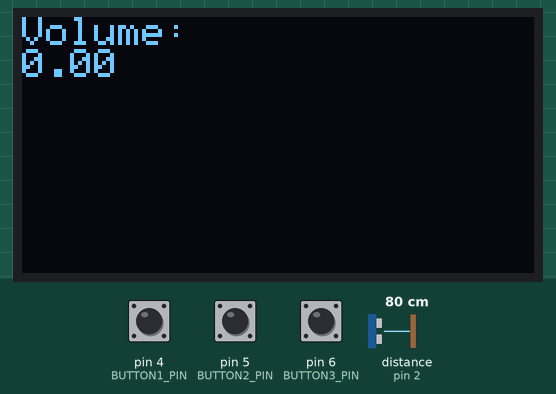
Recording of a sketch running on a simulated Arduino Uno, built with avr-gcc and run on an emulated ATmega328P. Shown: 128×64 one-colour display. Inputs (shaded band) come from the test bench; at power-on: pin 6 (BUTTON3_PIN) HIGH, pin 5 (BUTTON2_PIN) HIGH, pin 4 (BUTTON1_PIN) HIGH, distance to the obstacle (sensor on pin 2) 80 cm. The echo pulse lasts 58.3 µs per cm; the local clock reads 2024-03-15 10:24:30 at power-on unless the sketch sets it; what the sketch prints to the serial monitor is not drawn.

Above: at 1.2 s.
1.3 s: pin 6 (BUTTON3_PIN) pulled LOW for 0.15 s
At 1.8 s:
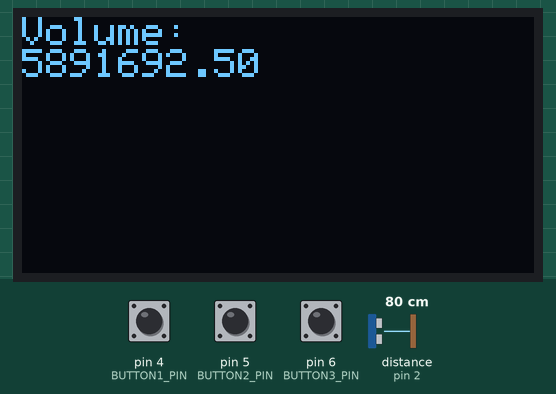
2.9 s: pin 5 (BUTTON2_PIN) pulled LOW for 0.15 s
At 4.1 s:
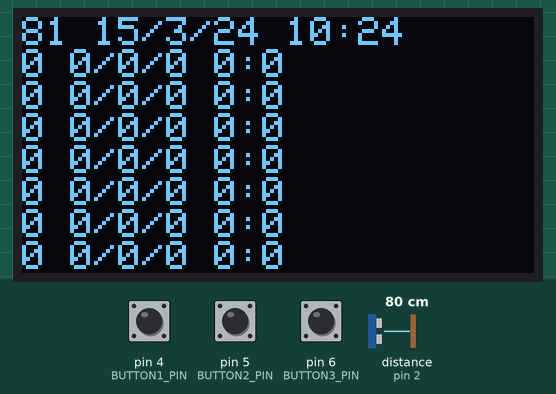
4.5 s: pin 5 (BUTTON2_PIN) pulled LOW for 1 s
At 5.8 s:
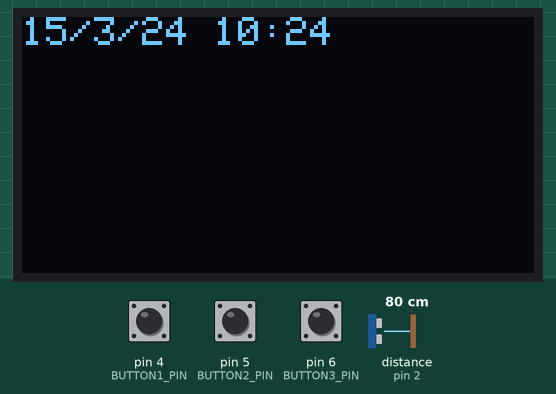
7.0 s: pin 5 (BUTTON2_PIN) pulled LOW for 3.2 s
At 7.7 s:
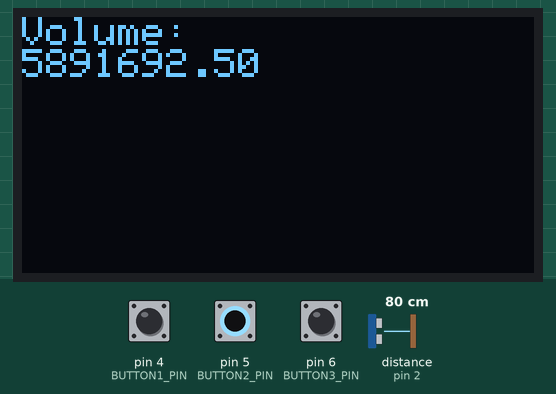
Timing chart, 0 to 10.0 s (numbered marks = the images above; inputs shaded):
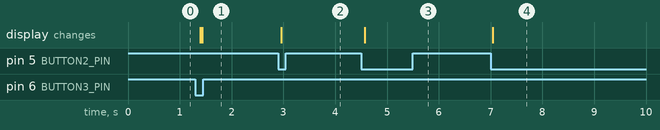

The sketch:

HERVE.ino
```cpp
#include <Wire.h>
#include <Adafruit_GFX.h>
#include <Adafruit_SSD1306.h>
#include <DS3231.h>
#include <NewPing.h>
#include <math.h> // Bibliothèque pour utiliser la constante pi

// Définition des dimensions de l'écran OLED
#define SCREEN_WIDTH 128 // Largeur de l'écran OLED en pixels
#define SCREEN_HEIGHT 64 // Hauteur de l'écran OLED en pixels
#define OLED_RESET -1 // Numéro de la broche de réinitialisation (ou -1 si elle partage la broche de réinitialisation de l'Arduino)

Adafruit_SSD1306 display(SCREEN_WIDTH, SCREEN_HEIGHT, &Wire, OLED_RESET);

DS3231 myRTC; // Objet pour le module d'horloge en temps réel

// Définition des broches pour le capteur à ultrasons
#define TRIGGER_PIN 3  // Broche Arduino connectée à la broche de déclenchement du capteur à ultrasons
#define ECHO_PIN 2  // Broche Arduino connectée à la broche d'écho du capteur à ultrasons
#define MAX_DISTANCE 200 // Distance maximale que nous voulons mesurer (en centimètres). La distance maximale du capteur est évaluée à 400-500cm

NewPing sonar(TRIGGER_PIN, ECHO_PIN, MAX_DISTANCE); // Configuration de NewPing avec les broches et la distance maximale

// Définition des broches pour les boutons
#define BUTTON1_PIN 4 // Broche Arduino connectée au bouton de réglage de l'heure et de la date
#define BUTTON2_PIN 5 // Broche Arduino connectée au bouton de changement d'affichage
#define BUTTON3_PIN 6 // Broche Arduino connectée au bouton de mesure immédiate du niveau d'eau

// Énumération pour les différents modes de réglage de l'horloge
enum Mode {MODE_NORMAL, MODE_SET_HOUR, MODE_SET_MINUTE, MODE_SET_DAY, MODE_SET_MONTH, MODE_SET_YEAR};
Mode mode = MODE_NORMAL;

// Variables pour le réglage de l'heure
unsigned long lastButtonPressTime = 0;
int prevButton1State = HIGH;
int prevButton2State = HIGH;
int prevButton3State = HIGH;
unsigned long button1PressStart = 0;
bool button1LongPressHandled = false;
int setHour = 0, setMinute = 0, setDay = 1, setMonth = 1, setYear = 2013;

// Variables pour la mesure de la distance
unsigned long lastMeasurementTime = 0;
#define MEASUREMENT_INTERVAL (12UL * 60UL * 60UL * 1000UL) // Intervalle de mesure en millisecondes (12 heures)

// Structure pour stocker les mesures
struct Measurement {
  int distance; // Distance mesurée
  float volume; // Volume calculé
  int hour, minute, day, month, year; // Date et heure de la mesure
};

Measurement measurements[10]; // Tableau pour stocker les 10 dernières mesures

// Énumération pour les différents modes d'affichage
enum DisplayMode {DISPLAY_VOLUME, DISPLAY_HISTORY, DISPLAY_TIME};
DisplayMode displayMode = DISPLAY_VOLUME;

// Calcul du volume
#include "src/volume.h"

void setup() {
  Serial.begin (9600); // Commencer la communication série à 9600 bauds
  Wire.begin(); // Commencer la communication avec le module d'horloge en temps réel
  display.begin(SSD1306_SWITCHCAPVCC, 0x3C);  // Initialiser l'écran OLED avec l'adresse I2C 0x3C (pour le 128x64)

  pinMode(BUTTON1_PIN, INPUT_PULLUP); // Définir la broche du bouton comme entrée avec résistance de rappel interne
  pinMode(BUTTON2_PIN, INPUT_PULLUP); // Définir la broche du bouton comme entrée avec résistance de rappel interne
  pinMode(BUTTON3_PIN, INPUT_PULLUP); // Définir la broche du bouton comme entrée avec résistance de rappel interne
}

void loop() {
  int button1State = digitalRead(BUTTON1_PIN);
  int button2State = digitalRead(BUTTON2_PIN);
  int button3State = digitalRead(BUTTON3_PIN);

  // Mesure de la distance si l'intervalle est écoulé ou si le bouton 3 vient d'
  // être pressé
  if (millis() - lastMeasurementTime >= MEASUREMENT_INTERVAL ||
      (button3State == LOW && prevButton3State == HIGH && mode == MODE_NORMAL)) {
    lastMeasurementTime = millis();
    if (button3State == LOW && prevButton3State == HIGH) {
      lastButtonPressTime = millis();
    }

    delay(50); // Délai entre les pings
    unsigned int uS = sonar.ping(); // Mesure du temps de ping en microsecondes
    int distance = uS / US_ROUNDTRIP_CM; // Conversion du temps de ping en distance en cm
    float volume = calculateVolume(distance); // Calcul du volume en litres

    Serial.println(distance); // Envoi de la distance à la console série

    // Affichage de la distance et du volume sur l'écran OLED
    display.clearDisplay();
    display.setTextSize(1);
    display.setTextColor(WHITE);
    display.setCursor(0,0);
    display.println("Distance:");
    display.println(distance);
    display.println("Volume:");
    display.println(volume);
    display.display();

    // Stockage de la mesure dans le tableau
    for (int i = 9; i > 0; i--) {
      measurements[i] = measurements[i-1];
    }
    measurements[0].distance = distance;
    measurements[0].volume = volume;
    bool h12, PM_time, Century;
    measurements[0].hour = myRTC.getHour(h12, PM_time);
    measurements[0].minute = myRTC.getMinute();
    measurements[0].day = myRTC.getDate();
    measurements[0].month = myRTC.getMonth(Century);
    measurements[0].year = myRTC.getYear();
  }

  // Gestion du bouton de réglage de l'heure et de la date
  if (button1State == LOW && prevButton1State == HIGH) {
    button1PressStart = millis();
    button1LongPressHandled = false;
    lastButtonPressTime = millis();
  }

  if (button1State == LOW && !button1LongPressHandled &&
      millis() - button1PressStart >= 10000) {
    button1LongPressHandled = true;
    lastButtonPressTime = millis();
    if (mode == MODE_NORMAL) {
      mode = MODE_SET_HOUR;
      setHour = 0;
      setMinute = 0;
      setDay = 30;
      setMonth = 10;
      setYear = 2013;
    } else {
      if (mode == MODE_SET_HOUR) {
        mode = MODE_SET_MINUTE;
      } else if (mode == MODE_SET_MINUTE) {
        mode = MODE_SET_DAY;
      } else if (mode == MODE_SET_DAY) {
        mode = MODE_SET_MONTH;
      } else if (mode == MODE_SET_MONTH) {
        mode = MODE_SET_YEAR;
      } else if (mode == MODE_SET_YEAR) {
        mode = MODE_NORMAL;
        myRTC.setHour(setHour);
        myRTC.setMinute(setMinute);
        myRTC.setDate(setDay);
        myRTC.setMonth(setMonth);
        myRTC.setYear(setYear);
      }
    }
  }

  if (button1State == HIGH && prevButton1State == LOW) {
    unsigned long pressDuration = millis() - button1PressStart;
    if (pressDuration < 10000) {
      if (mode == MODE_SET_HOUR) {
        setHour = (setHour % 24) + 1;
      } else if (mode == MODE_SET_MINUTE) {
        setMinute = (setMinute % 60) + 1;
      } else if (mode == MODE_SET_DAY) {
        setDay = (setDay % 31) + 1;
      } else if (mode == MODE_SET_MONTH) {
        setMonth = (setMonth % 12) + 1;
      } else if (mode == MODE_SET_YEAR) {
        setYear++;
      }
    }
    lastButtonPressTime = millis();
  }

  if (mode != MODE_NORMAL && millis() - lastButtonPressTime >= 10000) {
    lastButtonPressTime = millis();
    if (mode == MODE_SET_HOUR) {
      mode = MODE_SET_MINUTE;
    } else if (mode == MODE_SET_MINUTE) {
      mode = MODE_SET_DAY;
    } else if (mode == MODE_SET_DAY) {
      mode = MODE_SET_MONTH;
    } else if (mode == MODE_SET_MONTH) {
      mode = MODE_SET_YEAR;
    } else if (mode == MODE_SET_YEAR) {
      mode = MODE_NORMAL;
      myRTC.setHour(setHour);
      myRTC.setMinute(setMinute);
      myRTC.setDate(setDay);
      myRTC.setMonth(setMonth);
      myRTC.setYear(setYear);
    }
  }

  // Gestion du bouton de changement d'affichage
  if (button2State == LOW && prevButton2State == HIGH) {
    lastButtonPressTime = millis();
    displayMode = (DisplayMode)((displayMode + 1) % 3);
  }

  // Affichage des informations en fonction du mode d'affichage
  display.clearDisplay();
  display.setTextSize(1);
  display.setTextColor(WHITE);
  display.setCursor(0,0);
  if (displayMode == DISPLAY_VOLUME) {
    display.println("Volume:");
    display.println(measurements[0].volume);
  } else if (displayMode == DISPLAY_HISTORY) {
    for (int i = 0; i < 10; i++) {
      display.print(measurements[i].distance);
      display.print(" ");
      display.print(measurements[i].day);
      display.print("/");
      display.print(measurements[i].month);
      display.print("/");
      display.print(measurements[i].year);
      display.print(" ");
      display.print(measurements[i].hour);
      display.print(":");
      display.println(measurements[i].minute);
    }
  } else if (displayMode == DISPLAY_TIME) {
    bool h12, PM_time, Century;
    display.print(myRTC.getDate());
    display.print("/");
    display.print(myRTC.getMonth(Century));
    display.print("/");
    display.print(myRTC.getYear());
    display.print(" ");
    display.print(myRTC.getHour(h12, PM_time));
    display.print(":");
    display.println(myRTC.getMinute());
  }
  display.display();

  // Éteindre l'écran OLED si aucun bouton n'a été pressé pendant une minute
  if (millis() - lastButtonPressTime > 60000) {
    display.ssd1306_command(SSD1306_DISPLAYOFF);
  } else {
    display.ssd1306_command(SSD1306_DISPLAYON);
  }

  prevButton1State = button1State;
  prevButton2State = button2State;
  prevButton3State = button3State;
}
```

volume.h
```cpp
#ifndef VOLUME_H
#define VOLUME_H
#include <math.h>

// Constants describing the water tank geometry (in mm)
#define RADIUS_INTERIOR 1170
#define HEIGHT_TRUNCATED 880
#define HEIGHT_MAX 1520
#define SENSOR_HEIGHT 300

// Calculate the volume of water based on measured distance (in cm)
static inline float calculateVolume(int distance) {
    float h = HEIGHT_MAX + SENSOR_HEIGHT - distance * 10; // distance cm -> height mm
    if (h < 0) h = 0;
    if (h <= HEIGHT_TRUNCATED) {
        return (M_PI * h * h / 3) * (3 * RADIUS_INTERIOR - h) / 1000;
    } else {
        float h_truncated = HEIGHT_MAX - h;
        return (4.0f / 3.0f * M_PI * RADIUS_INTERIOR * RADIUS_INTERIOR * RADIUS_INTERIOR
                - M_PI * h_truncated * h_truncated / 3.0f * (3 * RADIUS_INTERIOR - h_truncated)) / 1000;
    }
}

#endif // VOLUME_H
```

Measured:
- after the input at 1.3 s, the display: first changes after 0.09 s (image 1 shows a later state)
- after the input at 2.9 s, the display: changes after 0.06 s (image 2)
- after the input at 4.5 s, the display: changes after 0.07 s (image 3)
- after the input at 7.0 s, the display: changes at once (image 4)
